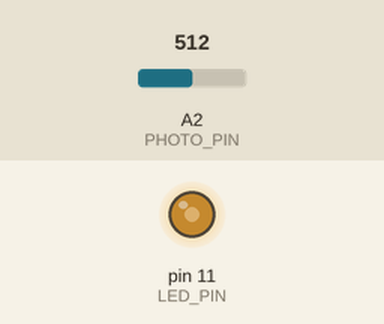
Simulated run of this sketch. Board: Arduino Uno, built with avr-gcc and run on an emulated ATmega328P. On the bench: output pins drawn as LEDs (lit = HIGH). Inputs (shaded band) come from the test bench; at power-on: A2 (PHOTO_PIN) = 512.

Above: at 1.2 s.
1.3 s: A2 (PHOTO_PIN) set to 306
At 2.0 s:
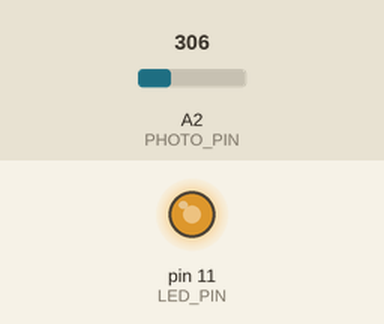
2.8 s: A2 (PHOTO_PIN) set to 122
At 3.2 s:
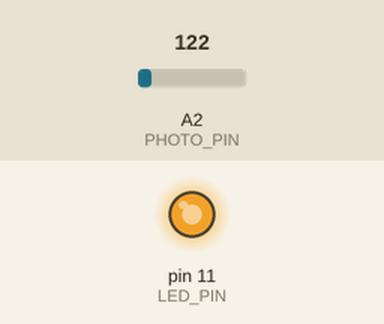
4.3 s: A2 (PHOTO_PIN) set to 900
At 5.5 s:
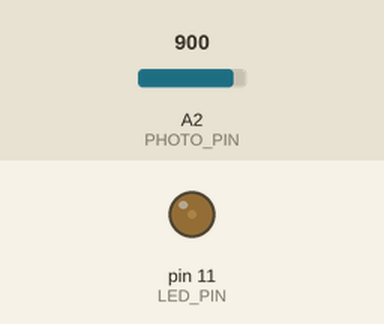
5.8 s: A2 (PHOTO_PIN) set to 1023
At 6.7 s:
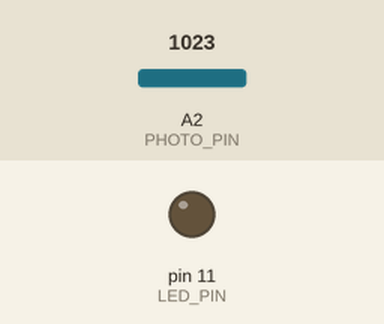
7.3 s: A2 (PHOTO_PIN) set to 511
At 7.8 s:
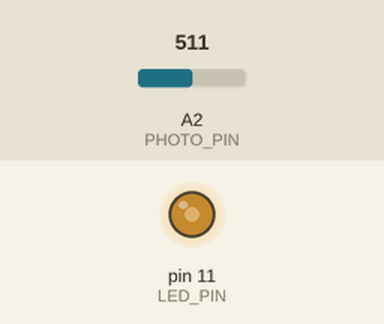
Timing chart, 0 to 9.8 s (numbered marks = the images above; inputs shaded):
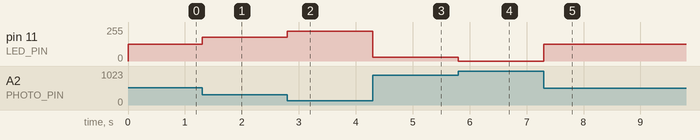

The sketch:

Ex6PhotoresistorIndicator.ino
```cpp
/*
 * Makes an LED Light up when a photoresistor is covered, basically when it is dark....
 */

// Pin of the photoresistor
const int PHOTO_PIN = A2;

// Pin of the LED to light up
const int LED_PIN = 11;

void setup() {
  // Setup photoresistor as input and LED as output
  pinMode(PHOTO_PIN, INPUT);
  pinMode(LED_PIN, OUTPUT);
}

void loop() {
  // Read current from photoresistor
  int light_value = analogRead(PHOTO_PIN);

  // This is setup to give higher current when the photoresistor is getting light, so invert the value
  light_value = 1023 - light_value;

  // Send output to LED, mapped between 0 and 255 since analog output is between 0 and 255
  analogWrite(LED_PIN, map(light_value, 0, 1023, 0, 255));
}
```

Measured:
- after the input at 1.3 s, pin 11 (LED_PIN): 127/255 → 178/255 at once
- after the input at 2.8 s, pin 11 (LED_PIN): 178/255 → 224/255 at once
- after the input at 4.3 s, pin 11 (LED_PIN): 224/255 → 30/255 at once
- after the input at 5.8 s, pin 11 (LED_PIN): 30/255 → 0/255 at once
- after the input at 7.3 s, pin 11 (LED_PIN): 0/255 → 127/255 at once
